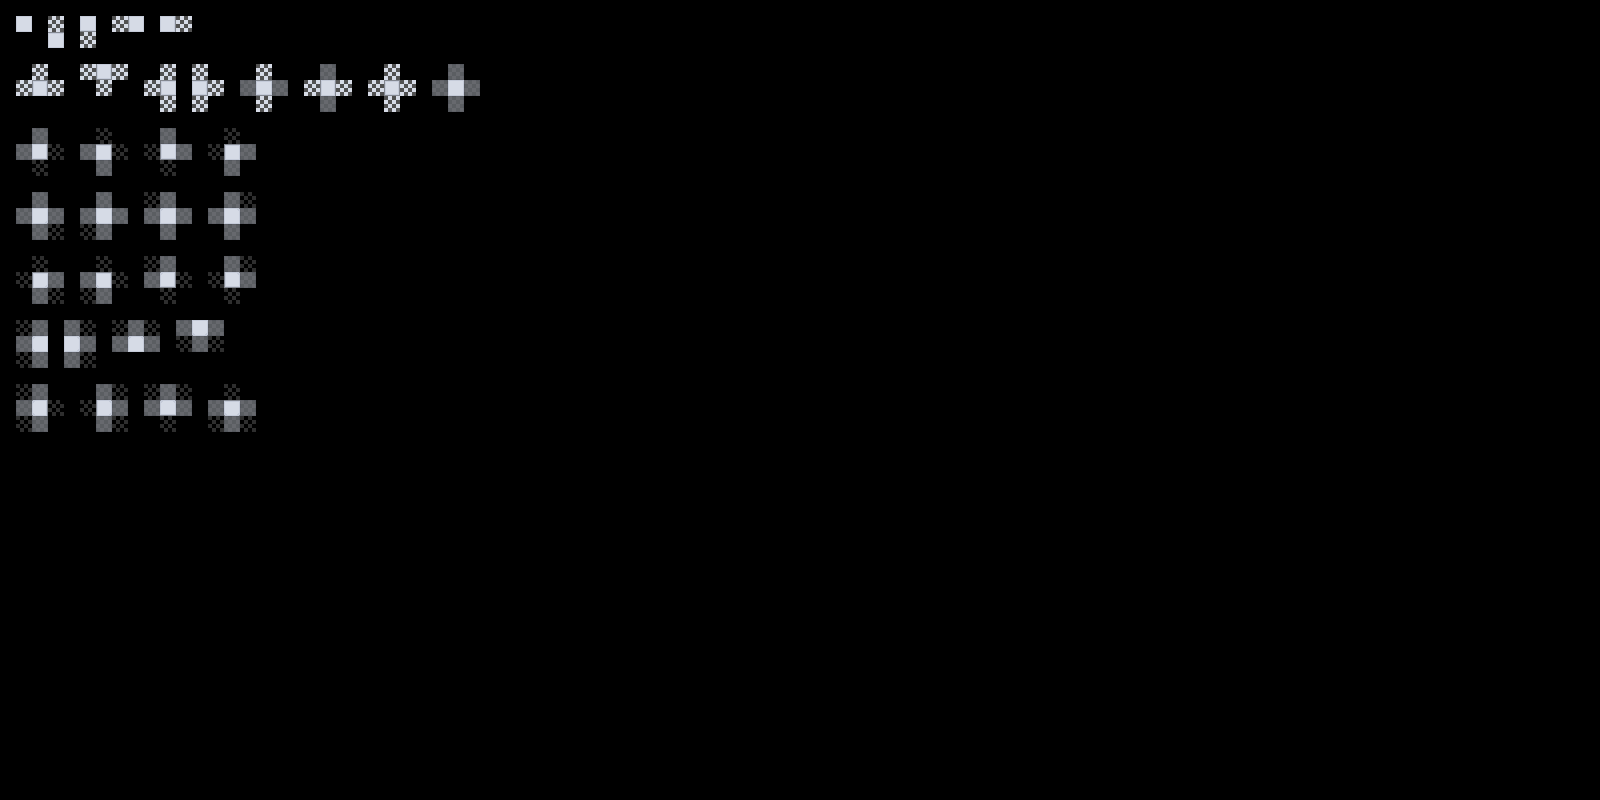

A 2D game scene composited from a Tiled map and its tileset images. What follows is a short description and the map's XML, with each tile layer's data collapsed to a summary:
An orthogonal 100x50 tile map with 16x16 px tiles, 3 tile layers (regions, input_prototype, output_terrain).

<map version="1.9" tiledversion="1.9.2" orientation="orthogonal" renderorder="right-down" width="100" height="50" tilewidth="16" tileheight="16" infinite="0" nextlayerid="4" nextobjectid="1">
 <tileset firstgid="1" source="../Stone.tsx" />
 <layer id="1" name="regions" width="100" height="50" opacity="0.25">
  <data>[5000 cells, 165 non-empty, 1 distinct tile ids]</data>
 </layer>
 <layer id="2" name="input_prototype" width="100" height="50" opacity="0.43">
  <data>[5000 cells, 165 non-empty, 2 distinct tile ids]</data>
 </layer>
 <layer id="3" name="output_terrain" width="100" height="50">
  <data>[5000 cells, 57 non-empty, 33 distinct tile ids]</data>
 </layer>
</map>
